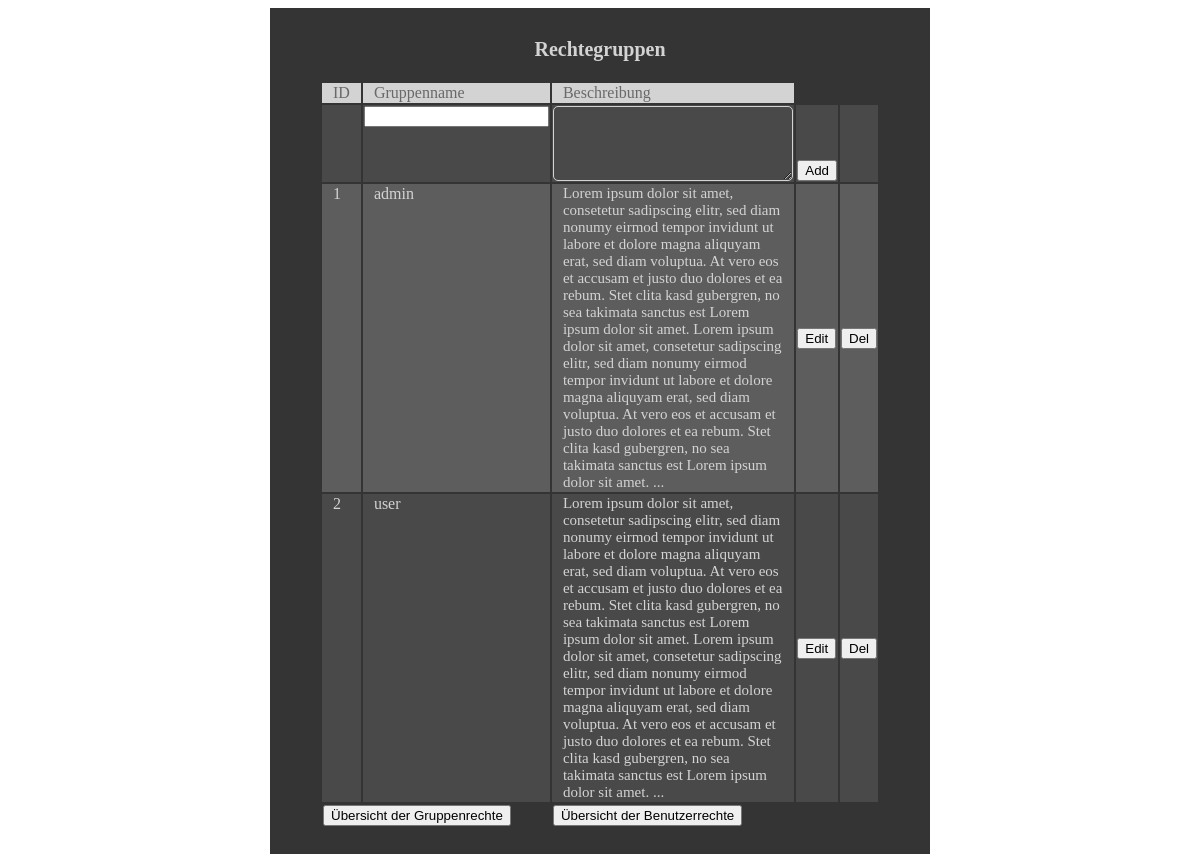
The page /plugins/usermanager/settings_groups.php on the database its author committed.
### tables this page shows
CREATE TABLE IF NOT EXISTS `groups` (
  `id` int(11) NOT NULL AUTO_INCREMENT,
  `name` varchar(50) NOT NULL,
  `description` text NOT NULL,
  PRIMARY KEY (`id`)
);

### plugins/usermanager/strings.php (called while the page is built)
<?php
global $strings;
$strings['usermanager']['menu_name']							= "Benutzerverwaltung";
$strings['usermanager']['user_settings_headline']				= "Benutzereinstellungen Ã¤ndern";
$strings['usermanager']['user_settings_username']				= "Benutzername:";
$strings['usermanager']['user_settings_old_passwd']				= "Passwort:";
$strings['usermanager']['user_settings_new_passwd']				= "Neues Passwort:";
$strings['usermanager']['user_settings_repeat_passwd']			= "Wiederholung:";
$strings['usermanager']['user_settings_error1']					= "Passw&ouml;rter stimmen nicht &uuml;berein!";
$strings['usermanager']['user_settings_error2']					= "Passwort falsch!";
$strings['usermanager']['user_settings_error3']					= "erfolgreich!";
$strings['usermanager']['user_settings_error4']					= "Beutzername existiert schon!";
$strings['usermanager']['config_grouplist_description_length']	=
$strings['usermanager']['userlist_headline']					= "Benutzerverwaltung";
$strings['usermanager']['userlist_head_id']						= "ID";
$strings['usermanager']['userlist_head_name']					= "Benutzername";
$strings['usermanager']['userlist_head_pass']					= "Passwort (MD5-hash)";
$strings['usermanager']['userlist_edit']						= "Edit";
$strings['usermanager']['userlist_delete']						= "Del";
$strings['usermanager']['userlist_add']							= "Add";
$strings['usermanager']['newuser_headline']						= "Neuer Benutzer";
$strings['usermanager']['newuser_username']						= "Benutzername:";
$strings['usermanager']['newuser_passwd']						= "Passwort:";
$strings['usermanager']['newuser_repeat_passwd']				= "Wiederholung:";
$strings['usermanager']['newuser_add']							= "Hinzuf&uuml;gen";
$strings['usermanager']['newuser_error1']						= "Benutzername ung&uuml;ltig!";
$strings['usermanager']['newuser_error2']						= "Passwort ung&uuml;ltig!";
$strings['usermanager']['newuser_error3']						= "Passw&ouml;rter stimmen nicht &uuml;berein!";
$strings['usermanager']['deluser_headline']						= "Benutzer l&ouml;schen";
$strings['usermanager']['deluser_question1']					= "Bist du sicher, dass du den Benutzer ";
$strings['usermanager']['deluser_question2']					= " unwiederuflich l&ouml;schen m&ouml;chtest?";
$strings['usermanager']['deluser_ok']							= "OK";
$strings['usermanager']['deluser_abbr']							= "Abbrechen";
$strings['usermanager']['monouser_rights']						= "Rechtegruppen:";
$strings['usermanager']['monouser_rightsok']					= "Speichern";
$strings['usermanager']['grouplist_headline']					= "Rechtegruppen";
$strings['usermanager']['grouplist_id']							= "ID";
$strings['usermanager']['grouplist_name']						= "Gruppenname";
$strings['usermanager']['grouplist_description']				= "Beschreibung";
$strings['usermanager']['grouplist_add']						= "Add";
$strings['usermanager']['grouplist_edit']						= "Edit";
$strings['usermanager']['grouplist_del']						= "Del";
$strings['usermanager']['permissionoverview']					= "&Uuml;bersicht der Benutzerrechte";
$strings['usermanager']['groupoverview']						= "&Uuml;bersicht der Gruppenrechte";
$strings['usermanager']['useroverview']							= "&Uuml;bersicht der Benutzergruppen";
$strings['usermanager']['monogroup_headline']					= "Gruppeneinstellungen";
$strings['usermanager']['monogroup_done']						= "Gespeichert!";
$strings['usermanager']['monogroup_rights']						= "Rechte: ";
$strings['usermanager']['monogroup_rightsok']					= "Speichern";
?>

### plugins/usermanager/templates/grouplist.php (the view, shortened to what this page needs)
<?php
global $strings, $get_string;
?>
<link href="plugins/usermanager/css/grouplist.css" rel="stylesheet" type="text/css">
<div id="usermanager_grouplist">
	<p id="usermanager_grouplist_headline"><?php print($strings['usermanager']['grouplist_headline']); ?></p>
	<table align="center">
	<tr class="usermanager_grouplist_head"><td>
		<p><?php print($strings['usermanager']['grouplist_id']) ?></p>
	</td><td>
		<p><?php print($strings['usermanager']['grouplist_name']) ?></p>
	</td><td>
		<p><?php print($strings['usermanager']['grouplist_description']); ?></p>
	</td></tr>
	<tr class="usermanager_grouplist_entry"><td></td><td valign="top">
		<form action="<?php print($get_string); ?>" method="post">
			<input type="text" name="gname" class="system_input_text usermanager_grouplist_text">
	</td><td>
		<textarea name="gdescription" class="usermanager_grouplist_textarea"></textarea>
	</td><td valign="bottom">
			<input type="submit" value="<?php print($strings['usermanager']['grouplist_add']); ?>" class="system_button">
	</td><td>
	</td></tr>
	<?php
	$abfrage_gruppen = mysql_query("SELECT * FROM groups");
	$j = 0;
	while($row = mysql_fetch_object($abfrage_gruppen)) {
		$description = "$row->description";
		$desc_array = explode(" ", $description);
		if (count($desc_array) >  $configs['config_grouplist_description_length']){
			 $desc_array = array_slice($desc_array, 0, $configs['config_grouplist_description_length']);
			 $desc_array[$configs['config_grouplist_description_length']] = "...";
		}
		$description = implode(" ", $desc_array);
		?>
		<tr class="usermanager_grouplist_entry <?php if($j % 2  == 0){ print("usermanager_grouplist_entry_hl"); } ?>"><td valign="top">
			<p><?php print("$row->id"); ?></p>
		</td><td valign="top">
			<p><?php print("$row->name"); ?></p>
		</td><td title="<?php print("$row->description") ?>">
			<p class="usermanager_grouplist_description"><?php print($description); ?></p>
		</td><td valign="middle">
			<form action="<?php print($get_string); ?>" method="post">
				<input type="submit" value="<?php print($strings['usermanager']['grouplist_edit']); ?>" class="system_button usermanager_grouplist_button">
			</form>
		</td><td valign="middle">
			<form action="<?php print($get_string); ?>" method="post">
				<input type="submit" value="<?php print($strings['usermanager']['grouplist_del']); ?>" class="system_button usermanager_grouplist_button">
			</form>
		</td></tr>
		<?php
		$j++;
	}
	?>
	<tr><td colspan="2">
		<form action="<?php print($get_string); ?>" method="post">
			<input type="submit" value="<?php print($strings['usermanager']['groupoverview']); ?>" class="system_button">
		</form>
		</td><td colspan="3">
		<form action="<?php print($get_string); ?>" method="post">
			<input type="submit" value="<?php print($strings['usermanager']['permissionoverview']); ?>" class="system_button">
		</form>
		</td></tr>
	</table>
</div>

### plugins/usermanager/settings_groups.php (shortened to what this page needs)
<?php
include("plugins/usermanager/strings.php");
$configs = parse_ini_file("plugins/usermanager/config.ini");
if(!isset($_POST['step'])) {
	include("plugins/usermanager/templates/grouplist.php");
} elseif ($_POST['step'] == "group_overview" && has_permission("groups_view_overview")) {
	include("plugins/usermanager/templates/groupoverview.php");
} elseif ($_POST['step'] == "perm_overview" && has_permission("permissions_view_overview")) {
	include("plugins/usermanager/templates/permsoverview.php");
} elseif ($_POST['step'] == "del_perm" && has_permission("permissions_remove")) {
	remove_permission(mysql_real_escape_string($_POST['pname']));
	include("plugins/usermanager/templates/groupoverview.php");
} elseif ($_POST['step'] == "add_perm" && has_permission("permissions_add")) {
	add_permission(mysql_real_escape_string($_POST['pname']), "");
	include("plugins/usermanager/templates/groupoverview.php");
}  elseif ($_POST['step'] == "new_groups" && has_permission("grouplist_add")) {
	$gname = $_POST['gname'];
	$description = $_POST['gdescription'];
	add_group($gname, $description);
	include("plugins/usermanager/templates/grouplist.php");
} elseif ($_POST['step'] == "del_groups" && has_permission("groups_remove")) {
	$gname = mysql_real_escape_string($_POST['gname']);
	remove_group($gname);
	include("plugins/usermanager/templates/grouplist.php");
}
?>

### rows shown on the page
groups: id "1", name "admin", description "Lorem ipsum dolor sit amet, consetetur sadipscing elitr, sed diam nonumy eirmod tempor invidunt ut labore et dolore magna aliquyam erat, sed diam voluptua. At vero eos et accusam et justo duo dolores et ea rebum. Stet clita kasd gubergren, no sea takimata sanctus est Lorem ipsum dolor sit amet. Lorem ipsum dolor sit amet, consetetur sadipscing elitr, sed diam nonumy eirmod tempor invidunt ut labore et dolore magna aliquyam erat, sed diam voluptua. At vero eos et accusam et justo duo dolores et ea rebum. Stet clita kasd gubergren, no sea takimata sanctus est Lorem ipsum dolor sit amet. ..."
groups: id "2", name "user", description "Lorem ipsum dolor sit amet, consetetur sadipscing elitr, sed diam nonumy eirmod tempor invidunt ut labore et dolore magna aliquyam erat, sed diam voluptua. At vero eos et accusam et justo duo dolores et ea rebum. Stet clita kasd gubergren, no sea takimata sanctus est Lorem ipsum dolor sit amet. Lorem ipsum dolor sit amet, consetetur sadipscing elitr, sed diam nonumy eirmod tempor invidunt ut labore et dolore magna aliquyam erat, sed diam voluptua. At vero eos et accusam et justo duo dolores et ea rebum. Stet clita kasd gubergren, no sea takimata sanctus est Lorem ipsum dolor sit amet. ..."

### other values the page prints
$strings['usermanager']['grouplist_headline'] "Rechtegruppen"
$strings['usermanager']['grouplist_id'] "ID"
$strings['usermanager']['grouplist_name'] "Gruppenname"
$strings['usermanager']['grouplist_description'] "Beschreibung"
